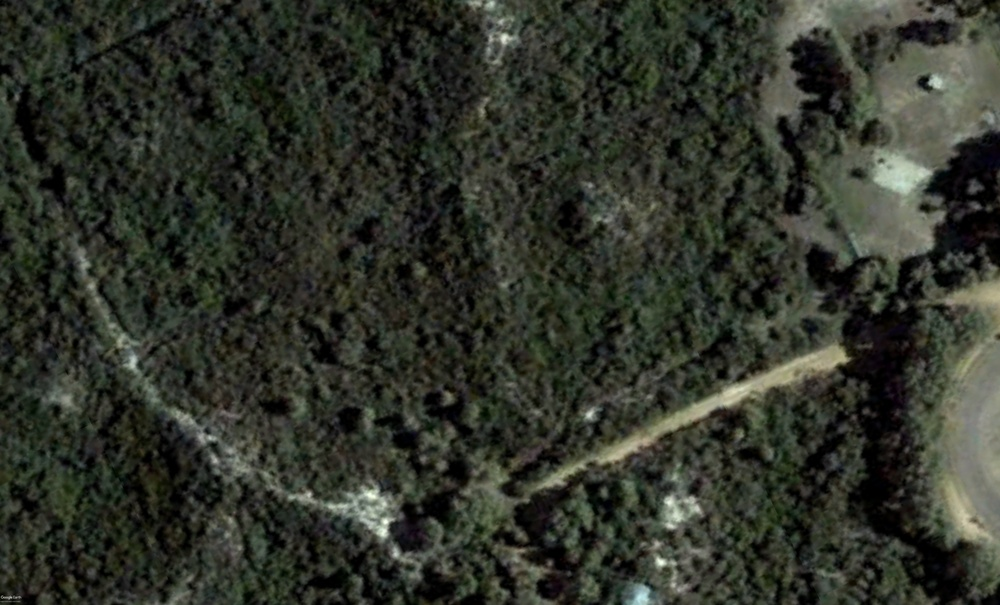
#> input picture Sowmik Dataset/Recheck_prediction_valid_dataset/city1_deforest_2000.jpg, 1000 x 605 px, shrunk from 8192 x 4955 before the run, found by its file name; its folder holds only this picture in this run
$ jupyter execute --allow-errors Preprocessing2.ipynb
#> lines starting #> are read from the running program, lines starting #| are printed output that depends on the picture; after the words box and inside, x2 and y2 are one past the last pixel; in counts of white or black regions, pixels touching at a corner belong together
[cell 1]
#vgg16
import os
import cv2
import numpy as np
import concurrent.futures
import shutil

input_folder = "/content/drive/MyDrive/Sowmik Dataset/Recheck_prediction_valid_dataset"
output_folder = "/content/drive/MyDrive/Sowmik Dataset/Recheck_prediction_valid_dataset/masks"

if os.path.exists(output_folder):
    # Remove the contents of the output folder
    shutil.rmtree(output_folder)
if not os.path.exists(output_folder):
    os.makedirs(output_folder)

def process_image(image_path):
    image = cv2.imread(image_path)
#> image is the input picture: shape (605, 1000, 3); mean B, G, R 42.2, 51.9, 48.2
    hsv_image = cv2.cvtColor(image, cv2.COLOR_BGR2HSV)
#> hsv_image: shape (605, 1000, 3); mean H, S, V 43.8, 64.4, 52.3
    lower_green = np.array([40, 40, 40])
    upper_green = np.array([80, 255, 255])
    green_mask = cv2.inRange(hsv_image, lower_green, upper_green)
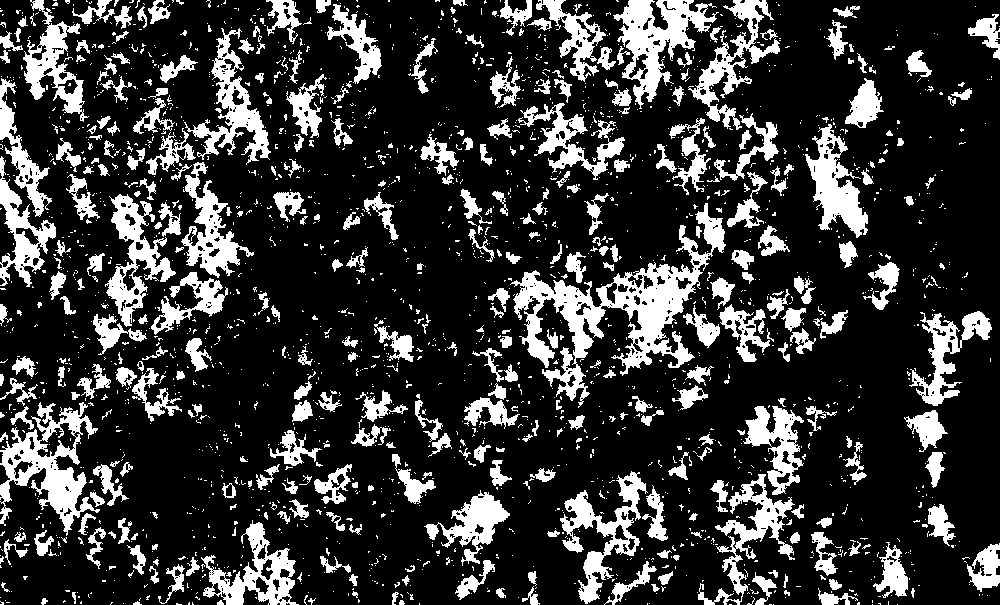
#> green_mask: shape (605, 1000); 21.2% white; 2219 white regions (1851 under 20 px), largest, box (x1, y1, x2, y2) and area: (510, 203, 726, 408) 10671, (0, 402, 100, 536) 4935, (613, 0, 719, 109) 4430
    green_highlighted_image = cv2.bitwise_and(image, image, mask=green_mask)
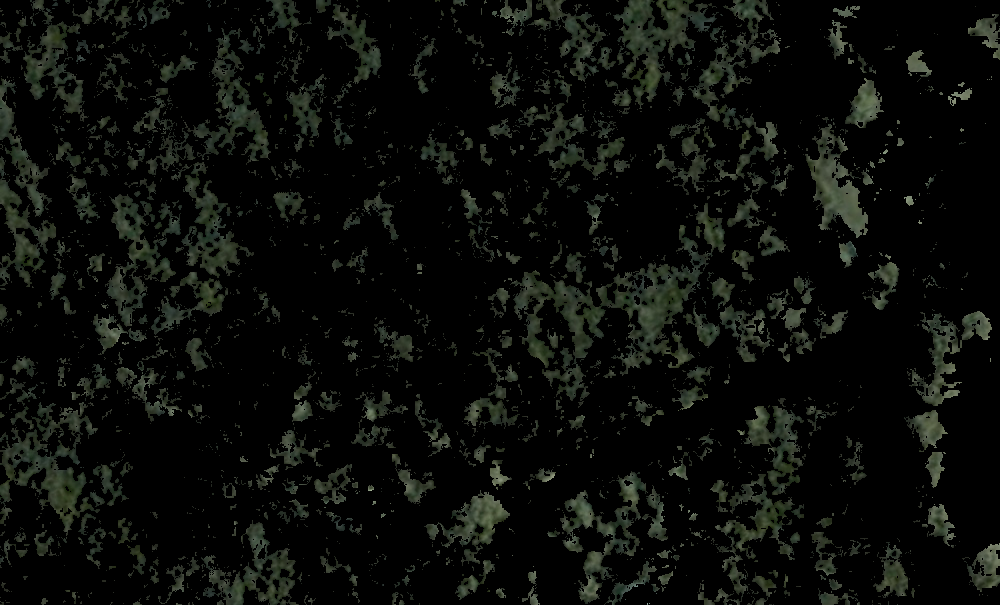
#> green_highlighted_image: shape (605, 1000, 3); mean B, G, R 9.9, 12.9, 11.1

    output_path = os.path.join(output_folder, f"green_highlighted_{os.path.basename(image_path)}")
    cv2.imwrite(output_path, green_highlighted_image)
    print(f"Processed: {os.path.basename(image_path)}")

image_paths = [os.path.join(input_folder, filename) for filename in os.listdir(input_folder) if filename.endswith(".jpg")]

# Batch size for processing
batch_size = 50

# Process images in parallel using multiple threads
with concurrent.futures.ThreadPoolExecutor() as executor:
    executor.map(process_image, image_paths)

print("Processing complete.")

$ run again, on Sowmik Dataset/Recheck_prediction_valid_dataset/city3_forest_2000.jpg
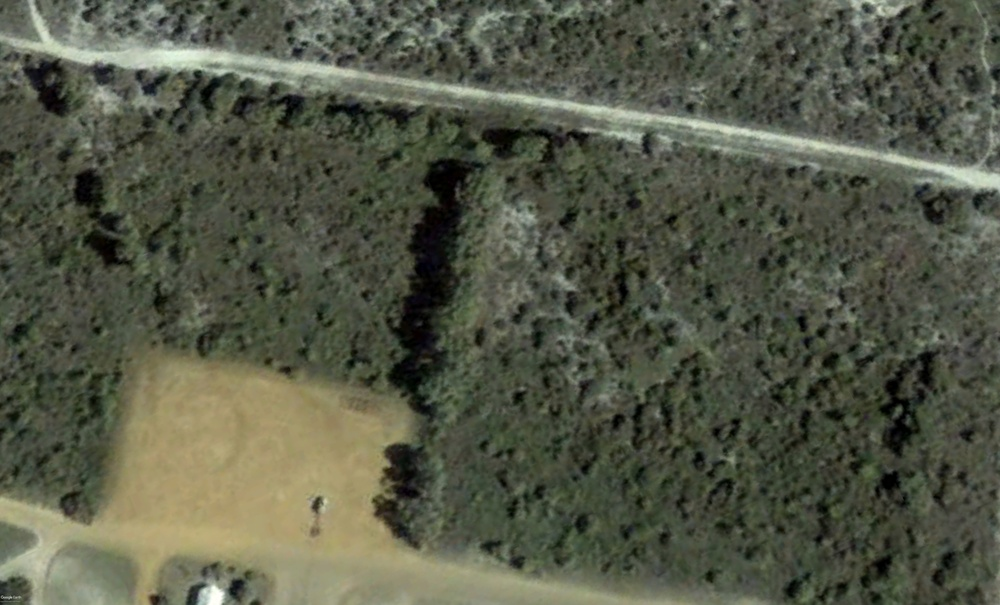
#> input picture Sowmik Dataset/Recheck_prediction_valid_dataset/city3_forest_2000.jpg, 1000 x 605 px, shrunk from 8192 x 4955 before the run, found by its file name
#> in process_image, image is the input picture: shape (605, 1000, 3); mean B, G, R 71, 88.2, 84.7
#> hsv_image: shape (605, 1000, 3); mean H, S, V 40, 55.3, 89.4
#> in process_image, `green_mask = cv2.inRange(hsv_image, lower_green, upper_green)`:
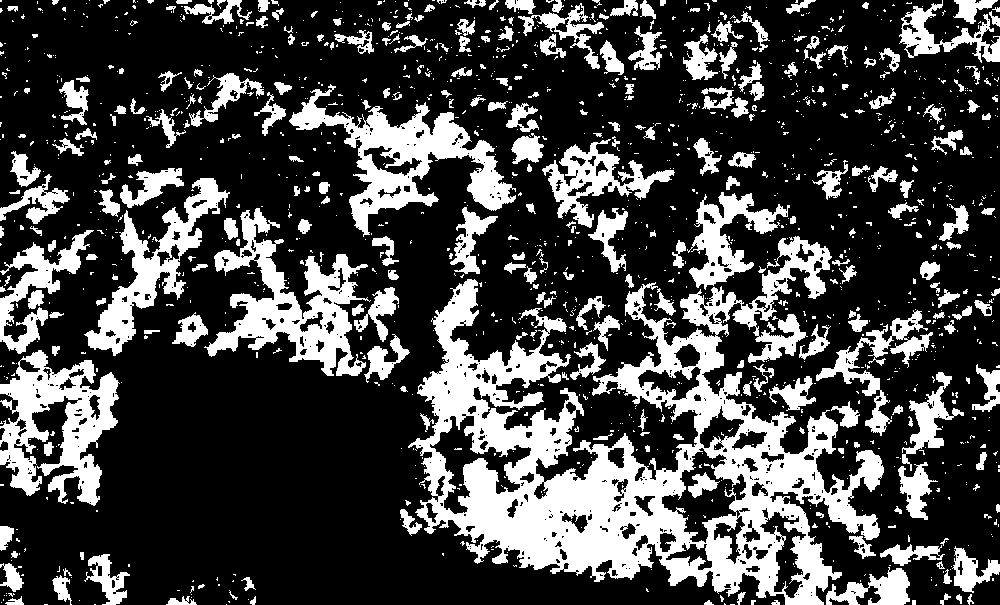
#> green_mask: shape (605, 1000); 27.2% white; 1483 white regions (1183 under 20 px), largest, box (x1, y1, x2, y2) and area: (408, 236, 884, 605) 61964, (289, 84, 516, 237) 9922, (204, 208, 371, 376) 9695
#> in process_image, `green_highlighted_image = cv2.bitwise_and(image, image, mask=green_mask)`:
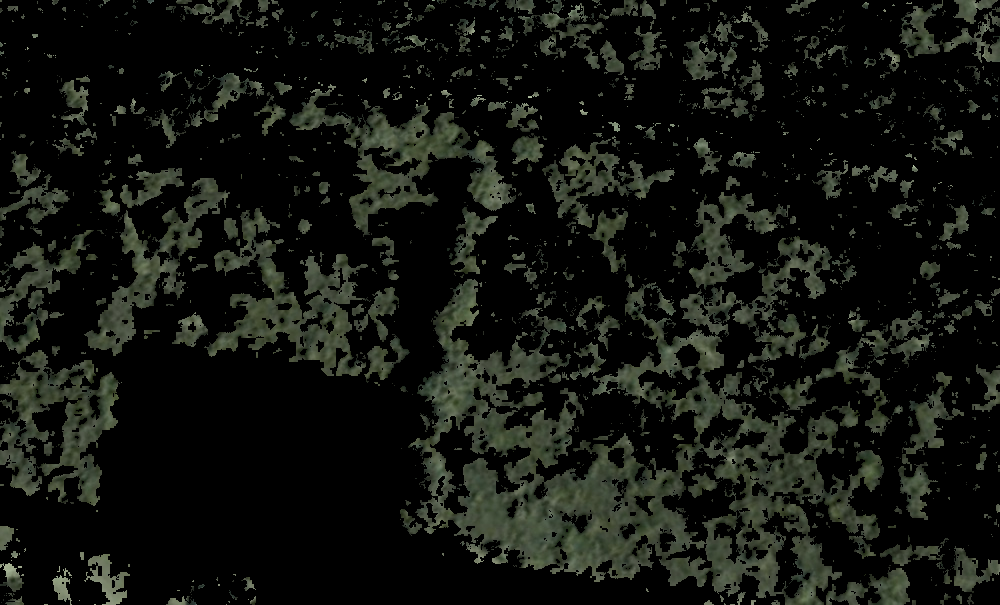
#> green_highlighted_image: shape (605, 1000, 3); mean B, G, R 16, 20.8, 18.4

$ run again, on Sowmik Dataset/Recheck_prediction_valid_dataset/city1_deforest_2010.jpg
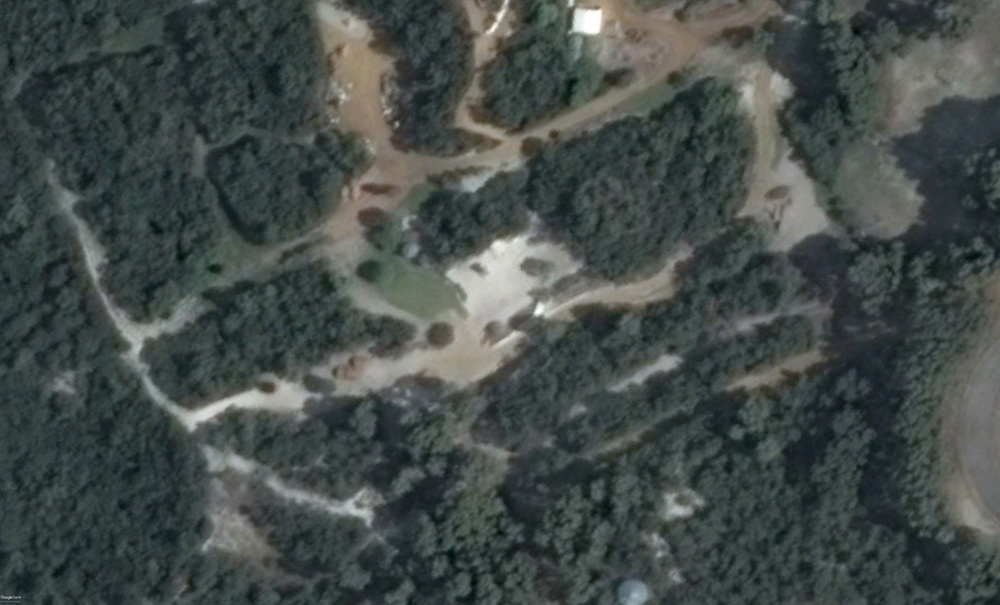
#> input picture Sowmik Dataset/Recheck_prediction_valid_dataset/city1_deforest_2010.jpg, 1000 x 605 px, shrunk from 8192 x 4955 before the run, found by its file name
#> in process_image, image is the input picture: shape (605, 1000, 3); mean B, G, R 74, 76.2, 68.2
#> hsv_image: shape (605, 1000, 3); mean H, S, V 76.1, 43.3, 77.6
#> in process_image, `green_mask = cv2.inRange(hsv_image, lower_green, upper_green)`:
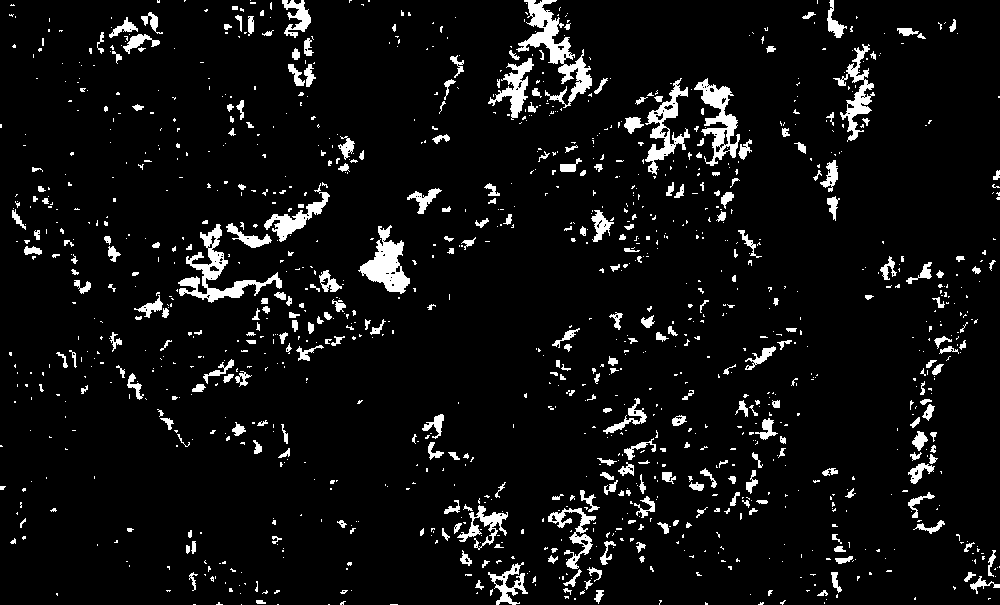
#> green_mask: shape (605, 1000); 6.4% white; 1242 white regions (933 under 20 px), largest, box (x1, y1, x2, y2) and area: (516, 0, 592, 108) 2277, (178, 224, 282, 303) 1910, (358, 225, 410, 294) 1615
#> in process_image, `green_highlighted_image = cv2.bitwise_and(image, image, mask=green_mask)`:
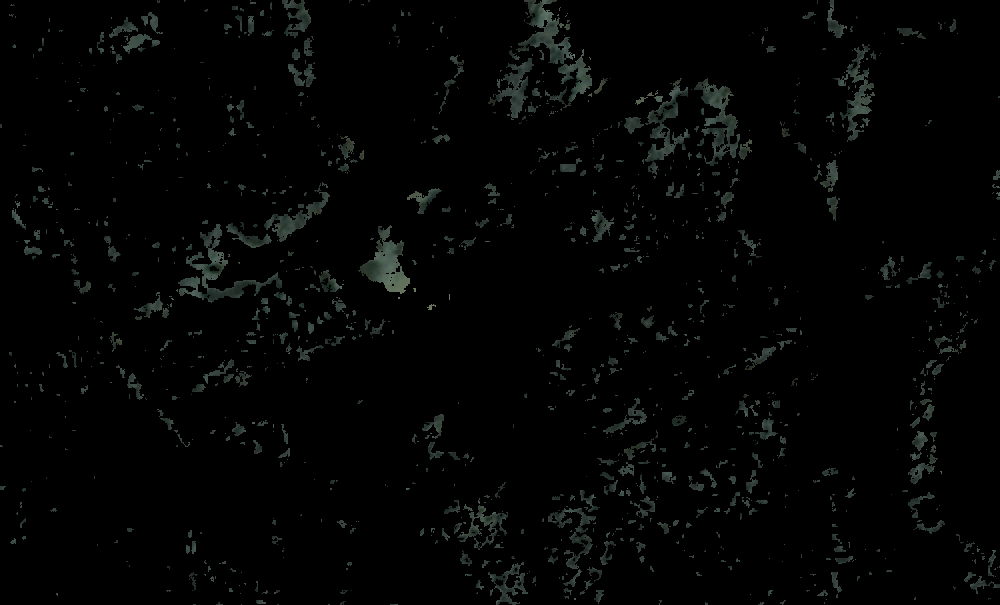
#> green_highlighted_image: shape (605, 1000, 3); mean B, G, R 3.8, 4.2, 3.4
